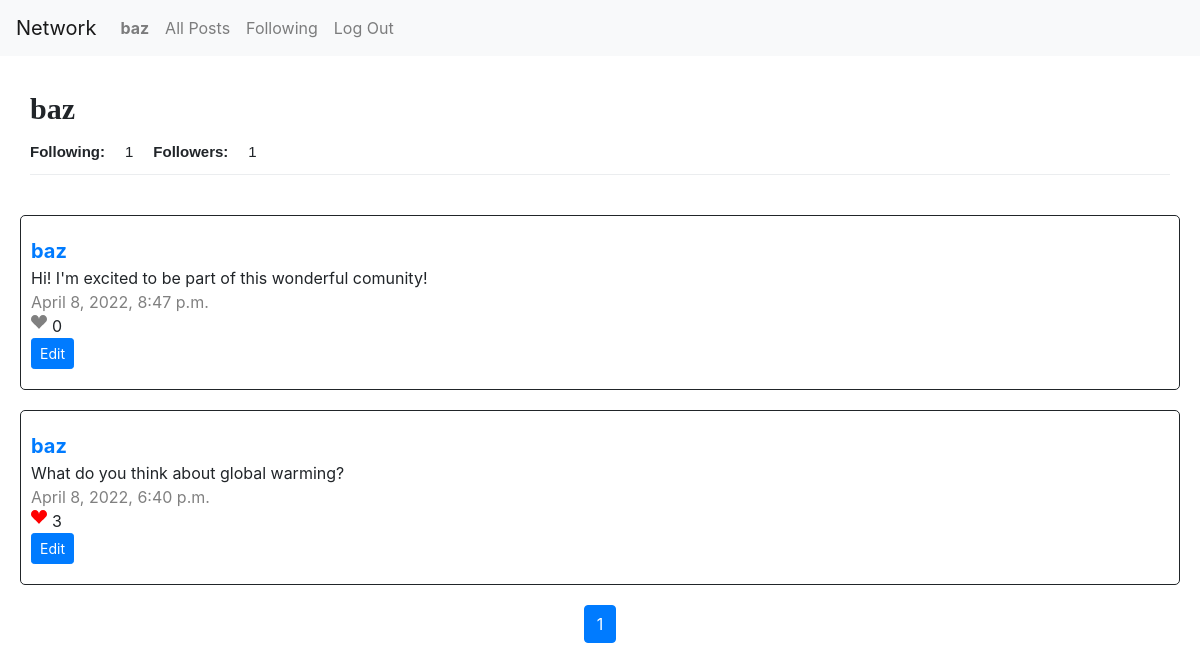
/8 (signed in), run on an earlier commit of the app's database.
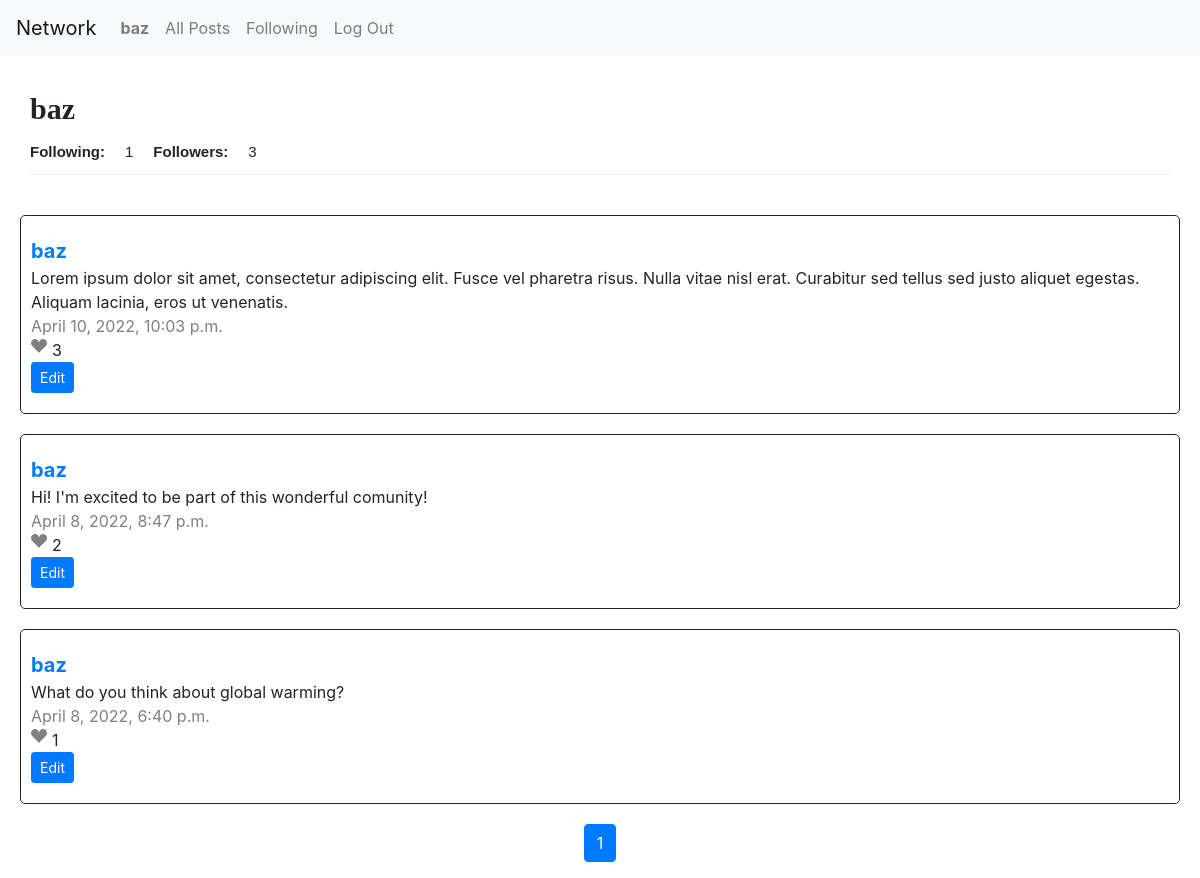
And on a later commit of the database.
### network/models.py (models this page shows, shortened)
class User(AbstractUser):
    following = models.ManyToManyField("self", symmetrical=False, blank=True, related_name="followers")

class Post(models.Model):
    author = models.ForeignKey(User, on_delete=models.CASCADE, related_name="posts")
    content = models.TextField()
    timestamp = models.DateTimeField()
    likes = models.ManyToManyField(User, blank=True, related_name="liked_posts")
    def get_like_url(self):
        return reverse("network:like_toogle", kwargs={'post_id': self.pk})

### network/views.py (the view)
# urls.py: path("<int:user_id>", views.profile, name="profile"),
def profile(request, user_id):
    user_profile = User.objects.get(pk=user_id)
    posts_all = Post.objects.filter(author=user_profile).all().order_by("-timestamp")
    paginator = Paginator(posts_all, 10) # Shows 10 posts per page
    page_number = request.GET.get("page")
    page_obj = paginator.get_page(page_number)
    return render(request, "network/profile.html", {
        'user_profile': user_profile,
        'posts': page_obj
    })

### network/templates/network/profile.html (shortened to what this page needs)
{% extends "network/layout.html" %}
{% load static %}
{% block body %}
  <div class="profile">
    <div class="follow-container">
      <b class="profile-username">{{ user_profile.username }}</b>
    </div>
    <div class="follow-container-count">
      <b>Following: </b><div id="following">{{ user_profile.following.all.count }}</div>
      <b>Followers: </b><div id="followers">{{ user_profile.followers.all.count }} </div>
    </div>
    <div id="separator"></div>
  </div>
  {% for post in posts %}
    <div>
      <div class="post" id="{{ post.pk }}">
        <a href="{% url 'network:profile' post.author.pk %}">
          <b class="post-author">{{ post.author.username }}</b>
        </a>
        <div class="post-content" id="content-{{ post.pk }}">{{ post.content }}</div>
        <div class="post-timestamp">{{ post.timestamp }}</div>
        <div class="likes-container">
          {% if user.is_authenticated %}
            {% if user in post.likes.all %}
              <svg class="post-like-button" data-href="{{ post.get_like_url }}" xmlns="http://www.w3.org/2000/svg" width="16" height="16" fill="red" class="bi bi-suit-heart-fill" viewBox="0 0 16 16">
                <path d="M4 1c2.21 0 4 1.755 4 3.92C8 2.755 9.79 1 12 1s4 1.755 4 3.92c0 3.263-3.234 4.414-7.608 9.608a.513.513 0 0 1-.784 0C3.234 9.334 0 8.183 0 4.92 0 2.755 1.79 1 4 1z"/>
              </svg>
            {% else %}
              <svg class="post-like-button" data-href="{{ post.get_like_url }}" xmlns="http://www.w3.org/2000/svg" width="16" height="16" fill="grey" class="bi bi-suit-heart-fill" viewBox="0 0 16 16">
                <path d="M4 1c2.21 0 4 1.755 4 3.92C8 2.755 9.79 1 12 1s4 1.755 4 3.92c0 3.263-3.234 4.414-7.608 9.608a.513.513 0 0 1-.784 0C3.234 9.334 0 8.183 0 4.92 0 2.755 1.79 1 4 1z"/>
              </svg>
            {% endif %}
          {% endif %}
          <div class="post-likes-count" id="likes-{{ post.pk }}">{{ post.likes.count }}</div>
        </div>
        {% if user == post.author %}
          <div>
            <button type="button" id="edit-button" data-post="{{ post.pk }}" class="btn btn-primary btn-sm">Edit</button>
          </div>
        {% endif %}
      </div>
    </div>
    {% endfor %}
    <nav aria-label="Page navigation example">
      <ul class="pagination justify-content-center">
        {% for page in posts.paginator.page_range %}
          {% if page == posts.number %}
            <li class="page-item active"><a class="page-link" href="{{ user_profile.pk }}?page={{ page }}">{{ page }}</a></li>
          {% else %}
            <li class="page-item"><a class="page-link" href="{{ user_profile.pk }}?page={{ page }}">{{ page }}</a></li>
          {% endif %}
        {% endfor %}
      </ul>
    </nav>
{% endblock %}

### network/templates/network/layout.html (shortened to what this page needs)
{% load static %}
<!DOCTYPE html>
<html lang="en">
    <head>
        <link rel="stylesheet" href="https://stackpath.bootstrapcdn.com/bootstrap/4.4.1/css/bootstrap.min.css">
        <link href="{% static 'network/styles.css' %}" rel="stylesheet">
    </head>
    <body>
        <nav class="navbar navbar-expand-lg navbar-light bg-light">
            <a class="navbar-brand" href="#">Network</a>
            <div>
              <ul class="navbar-nav mr-auto">
                {% if user.is_authenticated %}
                    <li class="nav-item">
                        <a class="nav-link" href="{% url 'network:profile' user.pk %}"><strong>{{ user.username }}</strong></a>
                    </li>
                {% endif %}
                <li class="nav-item">
                  <a class="nav-link" href="{% url 'network:index' %}">All Posts</a>
                </li>
                {% if user.is_authenticated %}
                    <li class="nav-item">
                        <a class="nav-link" href="{% url 'network:following' %}">Following</a>
                    </li>
                    <li class="nav-item">
                        <a class="nav-link" href="{% url 'network:logout' %}">Log Out</a>
                    </li>
                {% endif %}
              </ul>
            </div>
          </nav>
        <div class="body">
            {% block body %}
            {% endblock %}
        </div>
    </body>
</html>

### network/static/network/styles.css (style rules this page uses)
.post { margin: 20px; padding: 20px 10px; border: solid 1px; border-radius: 5px; }
.post-author { font-size: 20px; }
.post-timestamp { color: grey; }
.likes-container { display:flex; gap: 5px; }
.follow-container { display:flex !important; gap: 40px !important; margin: 10px 0px; font-family: sans-serif; font-size: 15px; align-items: center; }
.follow-container-count { display:flex ; gap: 20px !important; margin: 10px 0px; font-family: sans-serif; font-size: 15px; }
.profile { margin: 0px 20px 0px 20px !important; padding: 20px 10px !important; }
.profile-username { font-size: 30px; font-family: Georgia; }
#separator { border-bottom: solid 1px; color: #EBEDEF!important; }

What changed in the data, as far as the page shows it:
changed User "baz": followers.all.count "1" → "3"
added Post: author.username "baz", content "Lorem ipsum dolor sit amet, consectetur adipiscing elit. Fusce vel pharetra risus. Nulla vitae nisl erat. Curabitur sed tellus sed justo aliquet egestas. Aliquam lacinia, eros ut venenatis.", timestamp "April 10, 2022, 10:03 p.m.", likes.count "3"
computed for Post "Hi! I'm excited to be part of this wonderful comunity!": likes.count "0" → "2"
computed for Post "What do you think about global warming?": likes.count "3" → "1"
